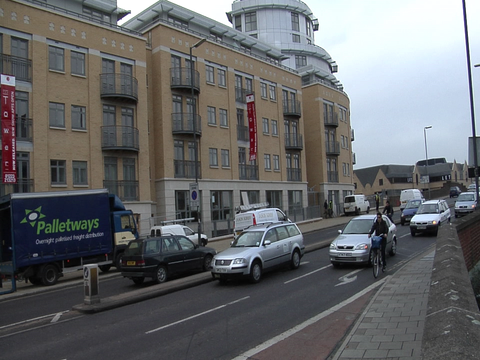
#> input picture CW2/data/HillsRdSkipFrames_0000872.png, 480 x 360 px; its folder holds 4 pictures in this run
$ jupyter execute --allow-errors labB.ipynb
#> lines starting #> are read from the running program, lines starting #| are printed output that depends on the picture
[cell 1]
import numpy as np
import scipy as sp
from scipy import io
import cv2 as cv
import matplotlib.pyplot as plt
import pylab
pylab.rcParams['figure.figsize'] = (12.0, 10.0)

# Part B: Condensation

Now, we will track a given shape (template) as it moves in a sequence of
frames. Our shape/appearance model is trivial: just a template, given.
We will only explore simple motion models. Such models may
contain a variable that switches between cars and pedestrians, or traffic
in different directions, or accelerating etc.

Note: depending on the motion model, the state w will have different
numbers of dimensions (not just 2, though that's the default).

Most of this algorithm should be copied from Part A. An important
difference is that now we'll actually compute the likelihood using the
(provided) computeLikelihood() function.

TO DOs:

- Complete the To Dos from part A.

- Change the state to have 2 more degrees of freedom: velX and velY.
  (This will require you to change how state-predictions are made, and
  how they are converted to measurement-space)


- Try varying the number of particles: 2000, 500, 100,... What can you observe?

- Ans: If we use less partciles, sometimes we may hit the zone where far from our target, all we can do is fit more closer to our target,(well end in wrong position).However if we use lots of particles, we may enter computation expensive in this case. If we have 7 dimension, we may need 7 exponension to track.(not practical)

- Try varying the noise level. What can you observe?

- Ans: If we use small noise, the particles are more likely to gather to a specific area in the image. This area could be the correct position which matches our template, but it can also be the completely wrong place. If we use large noise, the particles are distribute more widely in the image. Although some small amount of particles will hit the wrong position, most of particles will find the correct position which mathches our template.

[cell 2]
#Likelihood function is simple patch similarity
#Note that below, we add a few 'corrections', such as
#manually masking out the sky for better results

def computeLikelihood(image, template):
    #opencv's available methods - experiment with these
    #careful what range the output is!
    methods = [cv.TM_CCOEFF, cv.TM_CCOEFF_NORMED, cv.TM_CCORR,
            cv.TM_CCORR_NORMED, cv.TM_SQDIFF, cv.TM_SQDIFF_NORMED]

    likelihood = cv.matchTemplate(image, template, methods[0])
    #we manually eliminate incorrect matches in the sky
    #since we know that there cannot be any cars in those areas
    likelihood[:int(likelihood.shape[0] / 2), :] = 0.0

    #we can then pad to make this the size of the input image (for easier indexing)
    pad_first = int(template.shape[0])
    pad_second = int(template.shape[1])
    pad_amounts = ((pad_first, pad_first), (pad_second, pad_second))
    likelihood = np.pad(likelihood, pad_amounts, 'constant')

    return likelihood

[cell 3]
# Load template and starting position ('pos'), which come from frame 871.
template = sp.io.loadmat('data/Template.mat')['pixelsTemplate']
#> (reads CW2/data/Template.mat from the repository)

#let's show the template
print('We are matching this template with shape: ', template.shape)
plt.imshow(template)
plt.show()
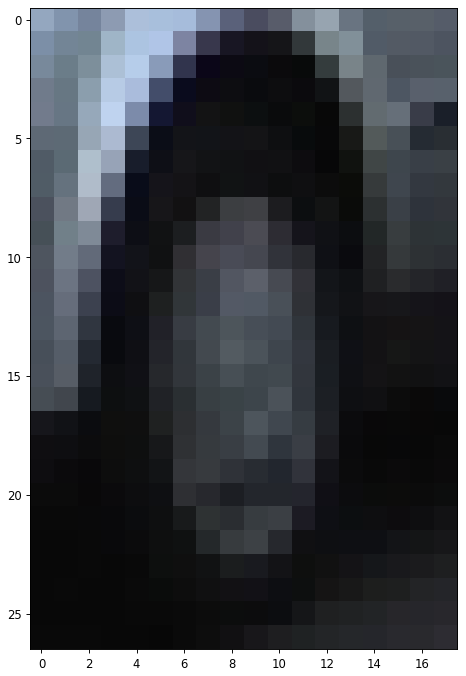
#> figure drawn by matplotlib, 1 panel

# Load images
images = []
iFrame = 0
for frameNum in range(872, 894 + 1):
    imageName = 'data/HillsRdSkipFrames_%07d.png' % frameNum
    images.append(cv.imread(imageName))
    plt.show()
    iFrame += 1

imgHeight, imgWidth, colors = images[0].shape
#> imgHeight = 360; imgWidth = 480; colors = 3
numParticles = 500;
weight_of_samples = np.ones((numParticles,1))

# TO DO: normalize the weights (may be trivial this time) [done]
weight_of_samples = weight_of_samples/np.sum(weight_of_samples) #replace this

# Initialize which samples from "last time" we want to propagate: all of
# them!:
samples_to_propagate = range(0, numParticles)


# ============================
# The first two dimensions represent position while the last two now represent velocity:
numDims_w = 4;
# Here we randomly initialize some particles throughout the space of w:
particles_old = np.random.rand(numParticles, numDims_w)
particles_old[:,0] = particles_old[:,0] * imgHeight
particles_old[:,1] = particles_old[:,1] * imgWidth
particles_old[:,2] = 10.0 * np.random.randn(numParticles)
particles_old[:,3] = 10.0 * np.random.randn(numParticles)
# ============================

#> (the rest of this cell did not finish here and is left out)
